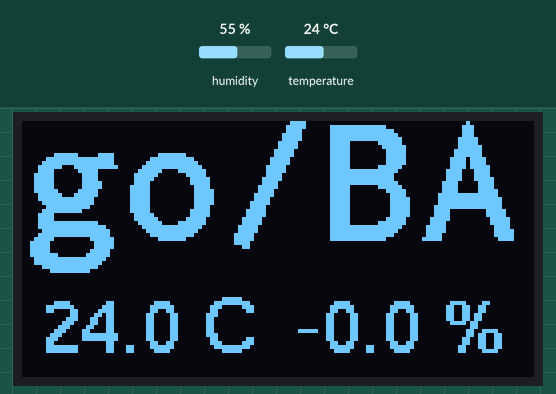
Simulated run of this sketch. Board: Arduino Uno, built with avr-gcc and run on an emulated ATmega328P. On the bench: 128×64 one-colour display. The test bench sets the inputs (shaded band); at power-on: humidity 55 %, temperature 24 °C. What the sketch prints to the serial monitor is not drawn.

Above: at 1.7 s.
1.8 s: humidity set to 22 %
At 3.3 s:
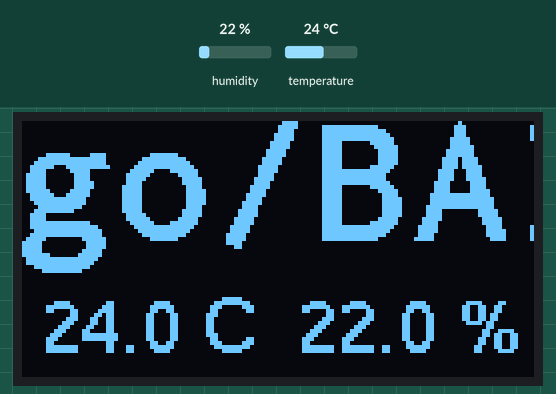
5.0 s: temperature set to 12 °C
At 6.8 s:
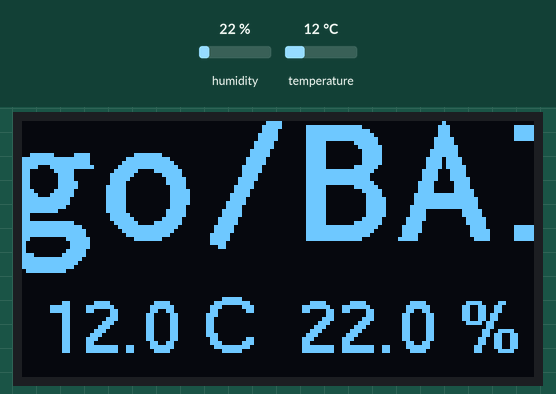
8.5 s: humidity set to 40 %
At 10.3 s:
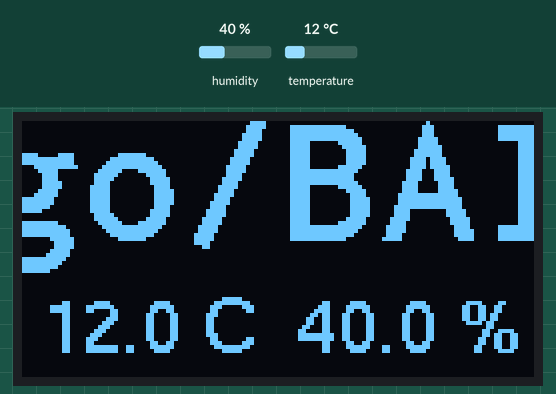
12.0 s: temperature set to 19 °C
At 13.8 s:
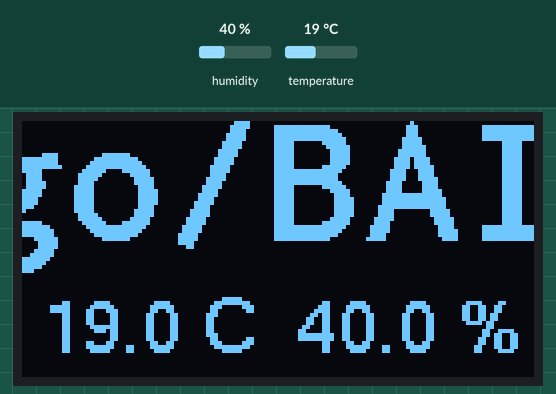
Timing chart, 0 to 15.3 s (numbered marks = the images above; inputs shaded):
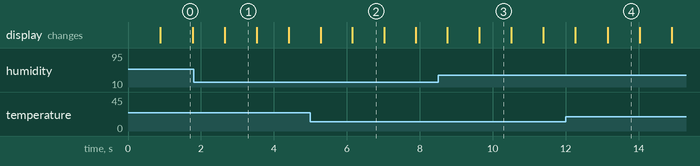

The sketch:

ScrollingTextSH1106Sensor.ino
```cpp
#include <Arduino.h>
#include <U8g2lib.h>
#include <Wire.h>
#include <Adafruit_AHTX0.h>

#ifdef U8X8_HAVE_HW_SPI
#include <SPI.h>
#endif
#ifdef U8X8_HAVE_HW_I2C
#include <Wire.h>
#endif

// Initialize AHT10 or AHT25 sensor
Adafruit_AHTX0 aht;

// Please update the pin numbers according to your setup. Use U8X8_PIN_NONE if the reset pin is not connected
U8G2_SH1106_128X64_NONAME_1_HW_I2C u8g2(U8G2_R0, /* reset=*/ U8X8_PIN_NONE);

u8g2_uint_t offset;			// current offset for the scrolling text
u8g2_uint_t width;			// pixel width of the scrolling text (must be lesser than 128 unless U8G2_16BIT is defined
const char *text = "go/BAIoT ";	// scroll this text from right to left

void setup(void) {
  Serial.begin(115200);
  Wire.begin();  // SDA = 21, SCL = 22 by default on ESP32

  u8g2.begin();

  u8g2.setFont(u8g2_font_inb30_mr);	// set the target font to calculate the pixel width
  width = u8g2.getUTF8Width(text);		// calculate the pixel width of the text

  u8g2.setFontMode(0);		// enable transparent mode, which is faster

    // Initialize sensor
  if (!aht.begin()) {
    Serial.println("Could not find AHT10/AHT25 sensor. Check wiring.");
    while (1) delay(10);
  } else {
    Serial.println("AHT10/AHT25 sensor detected successfully.");
  }
}


void loop(void) {
  sensors_event_t humidity, temp;
  aht.getEvent(&humidity, &temp); // Read values

  // Output to serial monitor
  Serial.print("Temperature: ");
  Serial.print(temp.temperature);
  Serial.print(" °C\tHumidity: ");
  Serial.print(humidity.relative_humidity);
  Serial.println(" %");

  u8g2_uint_t x;

  u8g2.firstPage();
  do {

    // draw the scrolling text at current offset
    x = offset;
    u8g2.setFont(u8g2_font_inb30_mr);		// set the target font
    do {								// repeated drawing of the scrolling text...
      u8g2.drawUTF8(x, 30, text);			// draw the scolling text
      x += width;						// add the pixel width of the scrolling text
    } while( x < u8g2.getDisplayWidth() );		// draw again until the complete display is filled

    u8g2.setFont(u8g2_font_helvR14_tr);		// draw the current pixel width
    //REF with sizes: https://docs.rs/u8g2-fonts/latest/u8g2_fonts/fonts/index.html
    u8g2.setCursor(0, 58);
    //u8g2.print(width);					// this value must be lesser than 128 unless U8G2_16BIT is set
    //u8g2.print("temp");
    u8g2.print(" ");
    u8g2.print(temp.temperature, 1);
    u8g2.print(" C");
    u8g2.print("  ");
    u8g2.print(humidity.relative_humidity, 1);
    u8g2.print(" %");

  } while ( u8g2.nextPage() );

  offset-=1;							// scroll by one pixel
  if ( (u8g2_uint_t)offset < (u8g2_uint_t)-width )
    offset = 0;							// start over again

  delay(10);							// do some small delay
}
```

Measured:
- what the display in image 0 shows lasts 0.9 s, from 0.9 s to 1.8 s
